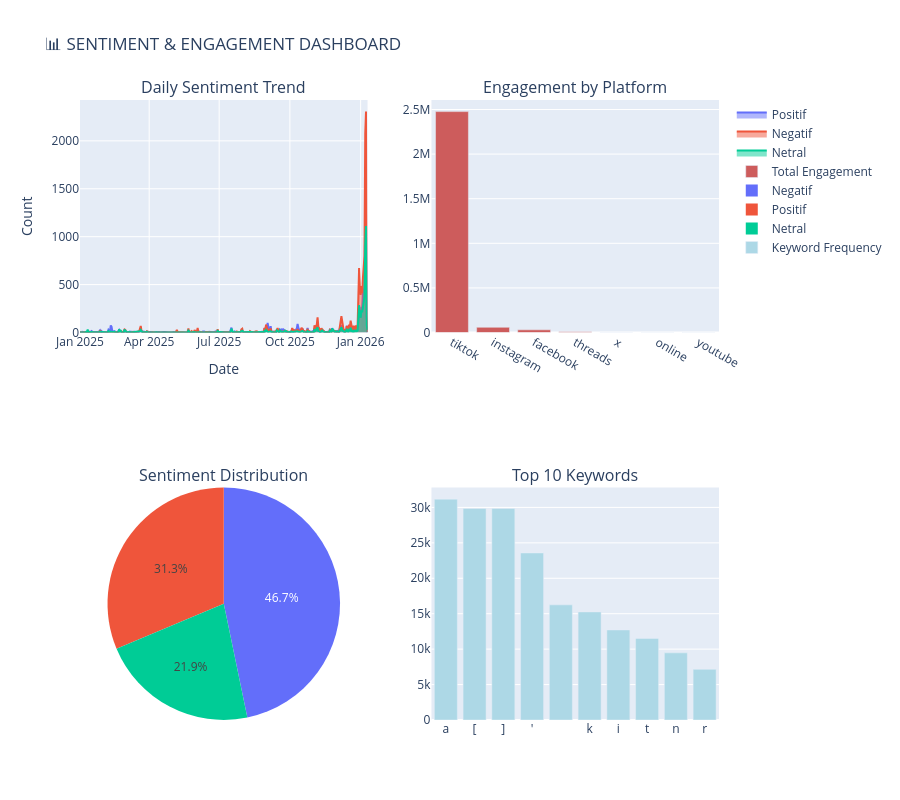
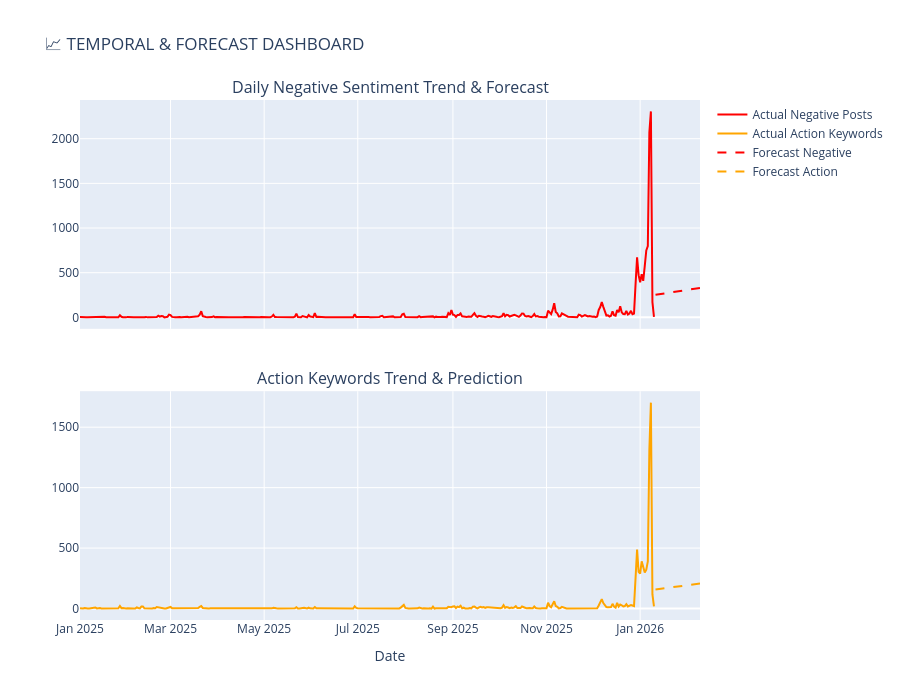
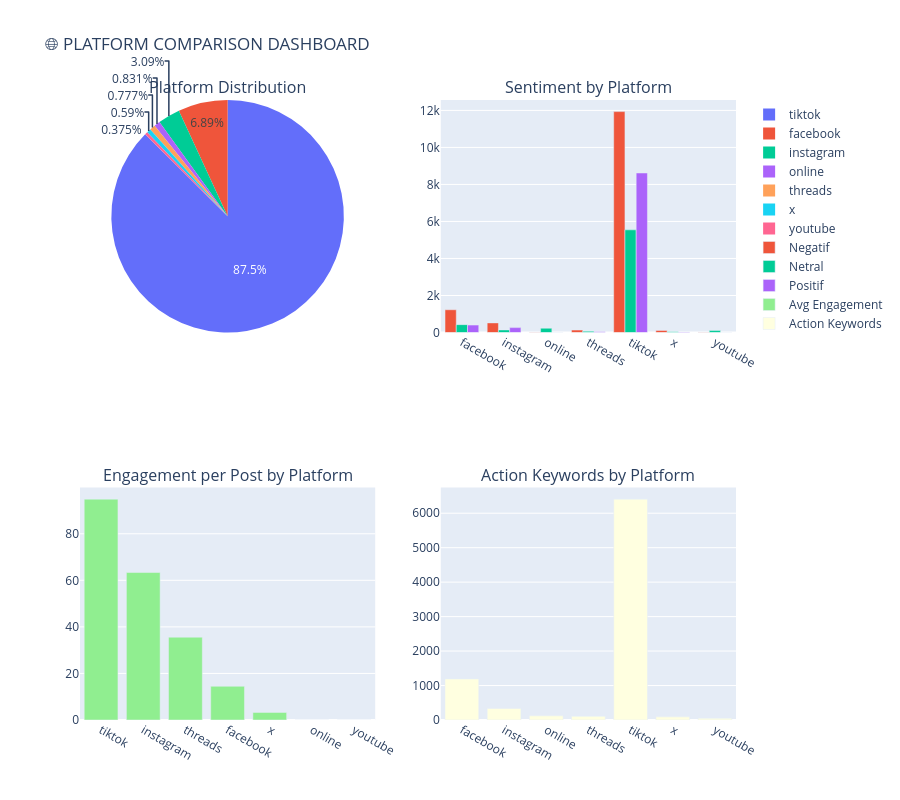

Notebook code for these charts, in order:
### Markdown cell above
# 📊 INTERACTIVE DASHBOARD WITH GRAPHIC EXPORT

Bagian ini membuat interactive dashboard berbasis Plotly dengan kemampuan:
- 🎯 Visualisasi interaktif (hover, zoom, pan)
- 💾 Simpan setiap grafik (PNG, HTML, SVG)
- 📱 Responsive untuk berbagai ukuran layar
- 🔄 Real-time filtering dan selection

### Code cell
import plotly.graph_objects as go
from plotly.subplots import make_subplots
import os
from datetime import datetime

# ✅ Ensure df_unified is loaded
try:
    if 'df_unified' not in locals() or df_unified is None or len(df_unified) == 0:
        raise NameError("df_unified not available")
except (NameError, TypeError):
    print("⚠️  Reloading unified dataset...")
    # Quick reload from cleaned data
    import glob
    cleaned_files = glob.glob('data/data_clean/*.csv')
    if 'data/data_clean/df_unified_with_sentiment.csv' in cleaned_files or any('unified' in f for f in cleaned_files):
        df_unified = pd.read_csv('data/data_clean/df_unified_with_sentiment.csv')
    else:
        # Fallback: load from data_cleaned folder
        df_unified = pd.read_csv('data/data_cleaned/df_unified_with_sentiment.csv')
    df_unified['date_parsed'] = pd.to_datetime(df_unified['date_parsed'], errors='coerce')
    print(f"✅ Loaded {len(df_unified):,} records")

# Create dashboard export directory
dashboard_dir = 'output/dashboard_exports'
os.makedirs(dashboard_dir, exist_ok=True)

print("\n" + "="*80)
print("📊 INTERACTIVE DASHBOARD BUILDER")
print("="*80)

# ============================================================================
# DASHBOARD 1: SENTIMENT & ENGAGEMENT OVERVIEW
# ============================================================================
print("\n🔧 Building Dashboard 1: Sentiment & Engagement Overview...")

fig1 = make_subplots(
    rows=2, cols=2,
    subplot_titles=("Daily Sentiment Trend", "Engagement by Platform", 
                    "Sentiment Distribution", "Top 10 Keywords"),
    specs=[[{"secondary_y": False}, {"secondary_y": False}],
           [{"type": "pie"}, {"secondary_y": False}]]  # FIXED: Added "type": "pie" for position (2,1)
)

# Plot 1: Sentiment trend
daily_sentiment_data = df_unified.groupby(pd.to_datetime(df_unified['date_parsed']).dt.date)['sentiment_label'].value_counts().unstack(fill_value=0)
for sentiment in ['Positif', 'Negatif', 'Netral']:
    if sentiment in daily_sentiment_data.columns:
        fig1.add_trace(
            go.Scatter(x=daily_sentiment_data.index, y=daily_sentiment_data[sentiment],
                      name=sentiment, mode='lines', fill='tozeroy'),
            row=1, col=1
        )

# Plot 2: Engagement by platform
platform_eng = df_unified.groupby('source')['engagement'].sum().sort_values(ascending=False).head(10)
fig1.add_trace(
    go.Bar(x=platform_eng.index, y=platform_eng.values, name='Total Engagement',
           marker_color='indianred'),
    row=1, col=2
)

# Plot 3: Sentiment pie chart
sentiment_dist = df_unified['sentiment_label'].value_counts()
fig1.add_trace(
    go.Pie(labels=sentiment_dist.index, values=sentiment_dist.values,
           name="Sentiment Distribution"),
    row=2, col=1
)

# Plot 4: Top keywords
keyword_counts = {}
for keywords_list in df_unified['detected_keywords']:
    for kw in keywords_list:
        keyword_counts[kw] = keyword_counts.get(kw, 0) + 1
top_kw = sorted(keyword_counts.items(), key=lambda x: x[1], reverse=True)[:10]
fig1.add_trace(
    go.Bar(x=[k[0] for k in top_kw], y=[k[1] for k in top_kw],
           name='Keyword Frequency', marker_color='lightblue'),
    row=2, col=2
)

fig1.update_layout(height=800, title_text="📊 SENTIMENT & ENGAGEMENT DASHBOARD", showlegend=True)
fig1.update_xaxes(title_text="Date", row=1, col=1)
fig1.update_yaxes(title_text="Count", row=1, col=1)

# Save dashboard 1
timestamp = datetime.now().strftime("%Y%m%d_%H%M%S")
html_path = f'{dashboard_dir}/dashboard_sentiment_engagement_{timestamp}.html'
png_path = f'{dashboard_dir}/dashboard_sentiment_engagement_{timestamp}.png'

fig1.write_html(html_path)
try:
    fig1.write_image(png_path)
    print(f"   ✅ Saved: {png_path}")
except:
    print(f"   ⚠️  Could not save PNG (kaleido not installed)")

print(f"   ✅ Saved: {html_path}")
fig1.show()

# ============================================================================
# DASHBOARD 2: TEMPORAL & FORECAST ANALYSIS
# ============================================================================
print("\n🔧 Building Dashboard 2: Temporal & Forecast Analysis...")

fig2 = make_subplots(
    rows=2, cols=1,
    subplot_titles=("Daily Negative Sentiment Trend & Forecast", 
                    "Action Keywords Trend & Prediction"),
    shared_xaxes=True,
    vertical_spacing=0.12
)

# Prepare data
df_temp = df_unified[df_unified['date_parsed'].notna()].copy()
df_temp['date_only'] = pd.to_datetime(df_temp['date_parsed'], errors='coerce').dt.date
daily_neg = df_temp.groupby('date_only').apply(lambda x: (x['sentiment_label'] == 'Negatif').sum())
daily_action = df_temp.groupby('date_only')['has_action_keywords'].sum()

# Plot actual data
fig2.add_trace(
    go.Scatter(x=daily_neg.index, y=daily_neg.values, name="Actual Negative Posts",
               mode='lines', line=dict(color='red', width=2)),
    row=1, col=1
)

fig2.add_trace(
    go.Scatter(x=daily_action.index, y=daily_action.values, name="Actual Action Keywords",
               mode='lines', line=dict(color='orange', width=2)),
    row=2, col=1
)

# Add forecast (using polynomial model from current data)
days_array = np.arange(len(daily_neg)) if len(daily_neg) > 0 else np.array([0])

# Create polynomial fits for forecast (with safeguard for small datasets)
try:
    p = np.poly1d(np.polyfit(days_array, daily_neg.values, 2)) if len(daily_neg) > 2 else np.poly1d([0, daily_neg.mean()])
    p2 = np.poly1d(np.polyfit(days_array, daily_action.values, 2)) if len(daily_action) > 2 else np.poly1d([0, daily_action.mean()])
except:
    p = np.poly1d([0, daily_neg.mean()])
    p2 = np.poly1d([0, daily_action.mean()])

if len(daily_neg) > 0:
    future_days = np.arange(len(daily_neg), len(daily_neg) + 30)
    future_dates = [daily_neg.index[-1] + pd.Timedelta(days=int(d)) for d in range(1, 31)]
    
    forecast_neg = p(future_days)
    forecast_action = p2(future_days)
    
    fig2.add_trace(
        go.Scatter(x=future_dates, y=forecast_neg, name="Forecast Negative",
                   mode='lines', line=dict(color='red', dash='dash', width=2)),
        row=1, col=1
    )
    
    fig2.add_trace(
        go.Scatter(x=future_dates, y=forecast_action, name="Forecast Action",
                   mode='lines', line=dict(color='orange', dash='dash', width=2)),
        row=2, col=1
    )

fig2.update_layout(height=700, title_text="📈 TEMPORAL & FORECAST DASHBOARD", hovermode='x unified')
fig2.update_xaxes(title_text="Date", row=2, col=1)

# Save dashboard 2
html_path = f'{dashboard_dir}/dashboard_temporal_forecast_{timestamp}.html'
png_path = f'{dashboard_dir}/dashboard_temporal_forecast_{timestamp}.png'

fig2.write_html(html_path)
try:
    fig2.write_image(png_path)
    print(f"   ✅ Saved: {png_path}")
except:
    pass

print(f"   ✅ Saved: {html_path}")
fig2.show()

# ============================================================================
# DASHBOARD 3: PLATFORM COMPARISON & ANALYTICS
# ============================================================================
print("\n🔧 Building Dashboard 3: Platform Comparison & Analytics...")

fig3 = make_subplots(
    rows=2, cols=2,
    subplot_titles=("Platform Distribution", "Sentiment by Platform", 
                    "Engagement per Post by Platform", "Action Keywords by Platform"),
    specs=[[{"type": "pie"}, {"type": "bar"}],
           [{"type": "bar"}, {"type": "bar"}]]
)

# Platform distribution
platform_counts = df_unified['source'].value_counts()
fig3.add_trace(
    go.Pie(labels=platform_counts.index, values=platform_counts.values, name="Platform Distribution"),
    row=1, col=1
)

# Sentiment by platform
platform_sentiment = df_unified.groupby(['source', 'sentiment_label']).size().unstack(fill_value=0)
for sentiment in platform_sentiment.columns:
    fig3.add_trace(
        go.Bar(x=platform_sentiment.index, y=platform_sentiment[sentiment], name=sentiment),
        row=1, col=2
    )

# Avg engagement by platform
avg_eng_platform = df_unified.groupby('source')['engagement'].mean().sort_values(ascending=False)
fig3.add_trace(
    go.Bar(x=avg_eng_platform.index, y=avg_eng_platform.values, name="Avg Engagement",
           marker_color='lightgreen'),
    row=2, col=1
)

# Action keywords by platform
action_platform = df_unified.groupby('source')['has_action_keywords'].sum()
fig3.add_trace(
    go.Bar(x=action_platform.index, y=action_platform.values, name="Action Keywords",
           marker_color='lightyellow'),
    row=2, col=2
)

fig3.update_layout(height=800, title_text="🌐 PLATFORM COMPARISON DASHBOARD", showlegend=True)

# Save dashboard 3
html_path = f'{dashboard_dir}/dashboard_platform_analysis_{timestamp}.html'
png_path = f'{dashboard_dir}/dashboard_platform_analysis_{timestamp}.png'

fig3.write_html(html_path)
try:
    fig3.write_image(png_path)
    print(f"   ✅ Saved: {png_path}")
except:
    pass

print(f"   ✅ Saved: {html_path}")
fig3.show()

# ============================================================================
# SUMMARY
# ============================================================================
print("\n" + "="*80)
print("✅ INTERACTIVE DASHBOARD EXPORT COMPLETE")
print("="*80)
print(f"\n📁 Dashboard Location: {os.path.abspath(dashboard_dir)}")
print(f"\n📊 Exported Dashboards:")
print(f"   1. Sentiment & Engagement Overview")
print(f"   2. Temporal & Forecast Analysis")
print(f"   3. Platform Comparison & Analytics")
print(f"\n💾 All dashboards saved in HTML (interactive) and PNG (static) formats")
print(f"   → HTML files can be opened in any web browser")
print(f"   → PNG files can be embedded in reports")
print(f"\n🎯 Features:")
print(f"   ✓ Hover for details")
print(f"   ✓ Click legend to toggle series")
print(f"   ✓ Zoom and pan capabilities")
print(f"   ✓ Download as PNG from toolbar")

### Figure 1 — Plotly figure (JSON) as saved in the notebook; plotly's stock layout.template omitted (floating-point values rounded to 4 significant figures; data arrays with more than 128 entries replaced by an {"elided": "..."} marker saying what was removed)
{"data": [{"fill": "tozeroy", "mode": "lines", "name": "Positif", "type": "scatter", "x": {"elided": "372 str values"}, "xaxis": "x", "y": {"elided": "372 int values"}, "yaxis": "y"}, {"fill": "tozeroy", "mode": "lines", "name": "Negatif", "type": "scatter", "x": {"elided": "372 str values"}, "xaxis": "x", "y": {"elided": "372 int values"}, "yaxis": "y"}, {"fill": "tozeroy", "mode": "lines", "name": "Netral", "type": "scatter", "x": {"elided": "372 str values"}, "xaxis": "x", "y": {"elided": "372 int values"}, "yaxis": "y"}, {"marker": {"color": "indianred"}, "name": "Total Engagement", "type": "bar", "x": ["tiktok", "instagram", "facebook", "threads", "x", "online", "youtube"], "xaxis": "x2", "y": [2476000.0, 58340.0, 29770.0, 8253.0, 576.0, 0.0, 0.0], "yaxis": "y2"}, {"domain": {"x": [0, 0.45], "y": [0, 0.375]}, "labels": ["Negatif", "Positif", "Netral"], "name": "Sentiment Distribution", "type": "pie", "values": [13953, 9345, 6548]}, {"marker": {"color": "lightblue"}, "name": "Keyword Frequency", "type": "bar", "x": ["a", "[", "]", "'", " ", "k", "i", "t", "n", "r"], "xaxis": "x3", "y": [31170, 29846, 29846, 23574, 16249, 15258, 12704, 11516, 9476, 7154], "yaxis": "y3"}], "layout": {"annotations": [{"font": {"size": 16}, "showarrow": false, "text": "Daily Sentiment Trend", "x": 0.225, "xanchor": "center", "xref": "paper", "y": 1, "yanchor": "bottom", "yref": "paper"}, {"font": {"size": 16}, "showarrow": false, "text": "Engagement by Platform", "x": 0.775, "xanchor": "center", "xref": "paper", "y": 1, "yanchor": "bottom", "yref": "paper"}, {"font": {"size": 16}, "showarrow": false, "text": "Sentiment Distribution", "x": 0.225, "xanchor": "center", "xref": "paper", "y": 0.375, "yanchor": "bottom", "yref": "paper"}, {"font": {"size": 16}, "showarrow": false, "text": "Top 10 Keywords", "x": 0.775, "xanchor": "center", "xref": "paper", "y": 0.375, "yanchor": "bottom", "yref": "paper"}], "height": 800, "showlegend": true, "title": {"text": "📊 SENTIMENT & ENGAGEMENT DASHBOARD"}, "xaxis": {"anchor": "y", "domain": [0, 0.45], "title": {"text": "Date"}}, "xaxis2": {"anchor": "y2", "domain": [0.55, 1]}, "xaxis3": {"anchor": "y3", "domain": [0.55, 1]}, "yaxis": {"anchor": "x", "domain": [0.625, 1], "title": {"text": "Count"}}, "yaxis2": {"anchor": "x2", "domain": [0.625, 1]}, "yaxis3": {"anchor": "x3", "domain": [0, 0.375]}}}

### Figure 2 — Plotly figure (JSON) as saved in the notebook; plotly's stock layout.template omitted (floating-point values rounded to 4 significant figures; data arrays with more than 128 entries replaced by an {"elided": "..."} marker saying what was removed)
{"data": [{"line": {"color": "red", "width": 2}, "mode": "lines", "name": "Actual Negative Posts", "type": "scatter", "x": {"elided": "372 str values"}, "xaxis": "x", "y": {"elided": "372 int values"}, "yaxis": "y"}, {"line": {"color": "orange", "width": 2}, "mode": "lines", "name": "Actual Action Keywords", "type": "scatter", "x": {"elided": "372 str values"}, "xaxis": "x2", "y": {"elided": "372 int values"}, "yaxis": "y2"}, {"line": {"color": "red", "dash": "dash", "width": 2}, "mode": "lines", "name": "Forecast Negative", "type": "scatter", "x": ["2026-01-11", "2026-01-12", "2026-01-13", "2026-01-14", "2026-01-15", "2026-01-16", "2026-01-17", "2026-01-18", "2026-01-19", "2026-01-20", "2026-01-21", "2026-01-22", "2026-01-23", "2026-01-24", "2026-01-25", "2026-01-26", "2026-01-27", "2026-01-28", "2026-01-29", "2026-01-30", "2026-01-31", "2026-02-01", "2026-02-02", "2026-02-03", "2026-02-04", "2026-02-05", "2026-02-06", "2026-02-07", "2026-02-08", "2026-02-09"], "xaxis": "x", "y": [252.3, 254.8, 257.3, 259.8, 262.3, 264.9, 267.4, 270.0, 272.5, 275.1, 277.7, 280.3, 282.9, 285.6, 288.2, 290.8, 293.5, 296.2, 298.8, 301.5, 304.2, 306.9, 309.7, 312.4, 315.1, 317.9, 320.7, 323.4, 326.2, 329.0], "yaxis": "y"}, {"line": {"color": "orange", "dash": "dash", "width": 2}, "mode": "lines", "name": "Forecast Action", "type": "scatter", "x": ["2026-01-11", "2026-01-12", "2026-01-13", "2026-01-14", "2026-01-15", "2026-01-16", "2026-01-17", "2026-01-18", "2026-01-19", "2026-01-20", "2026-01-21", "2026-01-22", "2026-01-23", "2026-01-24", "2026-01-25", "2026-01-26", "2026-01-27", "2026-01-28", "2026-01-29", "2026-01-30", "2026-01-31", "2026-02-01", "2026-02-02", "2026-02-03", "2026-02-04", "2026-02-05", "2026-02-06", "2026-02-07", "2026-02-08", "2026-02-09"], "xaxis": "x2", "y": [157.8, 159.4, 161.0, 162.6, 164.2, 165.8, 167.5, 169.1, 170.7, 172.4, 174.1, 175.7, 177.4, 179.1, 180.8, 182.4, 184.1, 185.8, 187.6, 189.3, 191.0, 192.7, 194.5, 196.2, 198.0, 199.7, 201.5, 203.3, 205.1, 206.9], "yaxis": "y2"}], "layout": {"annotations": [{"font": {"size": 16}, "showarrow": false, "text": "Daily Negative Sentiment Trend & Forecast", "x": 0.5, "xanchor": "center", "xref": "paper", "y": 1, "yanchor": "bottom", "yref": "paper"}, {"font": {"size": 16}, "showarrow": false, "text": "Action Keywords Trend & Prediction", "x": 0.5, "xanchor": "center", "xref": "paper", "y": 0.44, "yanchor": "bottom", "yref": "paper"}], "height": 700, "hovermode": "x unified", "title": {"text": "📈 TEMPORAL & FORECAST DASHBOARD"}, "xaxis": {"anchor": "y", "domain": [0, 1], "matches": "x2", "showticklabels": false}, "xaxis2": {"anchor": "y2", "domain": [0, 1], "title": {"text": "Date"}}, "yaxis": {"anchor": "x", "domain": [0.56, 1]}, "yaxis2": {"anchor": "x2", "domain": [0, 0.44]}}}

### Figure 3 — Plotly figure (JSON) as saved in the notebook; plotly's stock layout.template omitted (floating-point values rounded to 4 significant figures)
{"data": [{"domain": {"x": [0, 0.45], "y": [0.625, 1]}, "labels": ["tiktok", "facebook", "instagram", "online", "threads", "x", "youtube"], "name": "Platform Distribution", "type": "pie", "values": [26101, 2056, 921, 248, 232, 176, 112]}, {"name": "Negatif", "type": "bar", "x": ["facebook", "instagram", "online", "threads", "tiktok", "x", "youtube"], "xaxis": "x", "y": [1230, 519, 14, 132, 11935, 114, 9], "yaxis": "y"}, {"name": "Netral", "type": "bar", "x": ["facebook", "instagram", "online", "threads", "tiktok", "x", "youtube"], "xaxis": "x", "y": [425, 138, 231, 64, 5547, 40, 103], "yaxis": "y"}, {"name": "Positif", "type": "bar", "x": ["facebook", "instagram", "online", "threads", "tiktok", "x", "youtube"], "xaxis": "x", "y": [401, 264, 3, 36, 8619, 22, 0], "yaxis": "y"}, {"marker": {"color": "lightgreen"}, "name": "Avg Engagement", "type": "bar", "x": ["tiktok", "instagram", "threads", "facebook", "x", "online", "youtube"], "xaxis": "x2", "y": [94.87, 63.35, 35.57, 14.48, 3.273, 0.0, 0.0], "yaxis": "y2"}, {"marker": {"color": "lightyellow"}, "name": "Action Keywords", "type": "bar", "x": ["facebook", "instagram", "online", "threads", "tiktok", "x", "youtube"], "xaxis": "x3", "y": [1189, 333, 121, 106, 6409, 91, 48], "yaxis": "y3"}], "layout": {"annotations": [{"font": {"size": 16}, "showarrow": false, "text": "Platform Distribution", "x": 0.225, "xanchor": "center", "xref": "paper", "y": 1, "yanchor": "bottom", "yref": "paper"}, {"font": {"size": 16}, "showarrow": false, "text": "Sentiment by Platform", "x": 0.775, "xanchor": "center", "xref": "paper", "y": 1, "yanchor": "bottom", "yref": "paper"}, {"font": {"size": 16}, "showarrow": false, "text": "Engagement per Post by Platform", "x": 0.225, "xanchor": "center", "xref": "paper", "y": 0.375, "yanchor": "bottom", "yref": "paper"}, {"font": {"size": 16}, "showarrow": false, "text": "Action Keywords by Platform", "x": 0.775, "xanchor": "center", "xref": "paper", "y": 0.375, "yanchor": "bottom", "yref": "paper"}], "height": 800, "showlegend": true, "title": {"text": "🌐 PLATFORM COMPARISON DASHBOARD"}, "xaxis": {"anchor": "y", "domain": [0.55, 1]}, "xaxis2": {"anchor": "y2", "domain": [0, 0.45]}, "xaxis3": {"anchor": "y3", "domain": [0.55, 1]}, "yaxis": {"anchor": "x", "domain": [0.625, 1]}, "yaxis2": {"anchor": "x2", "domain": [0, 0.375]}, "yaxis3": {"anchor": "x3", "domain": [0, 0.375]}}}
